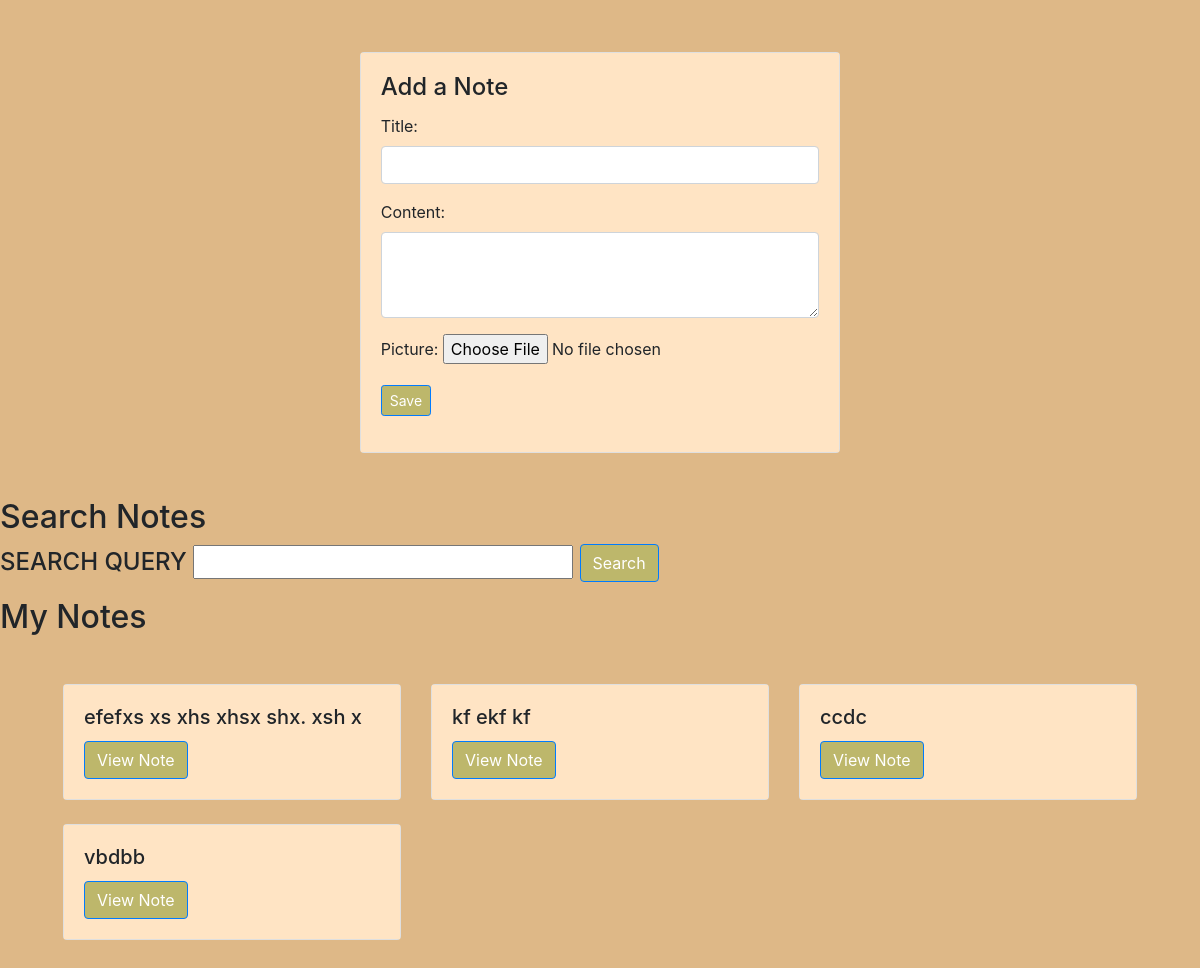
/, run on an earlier commit of the app's database.
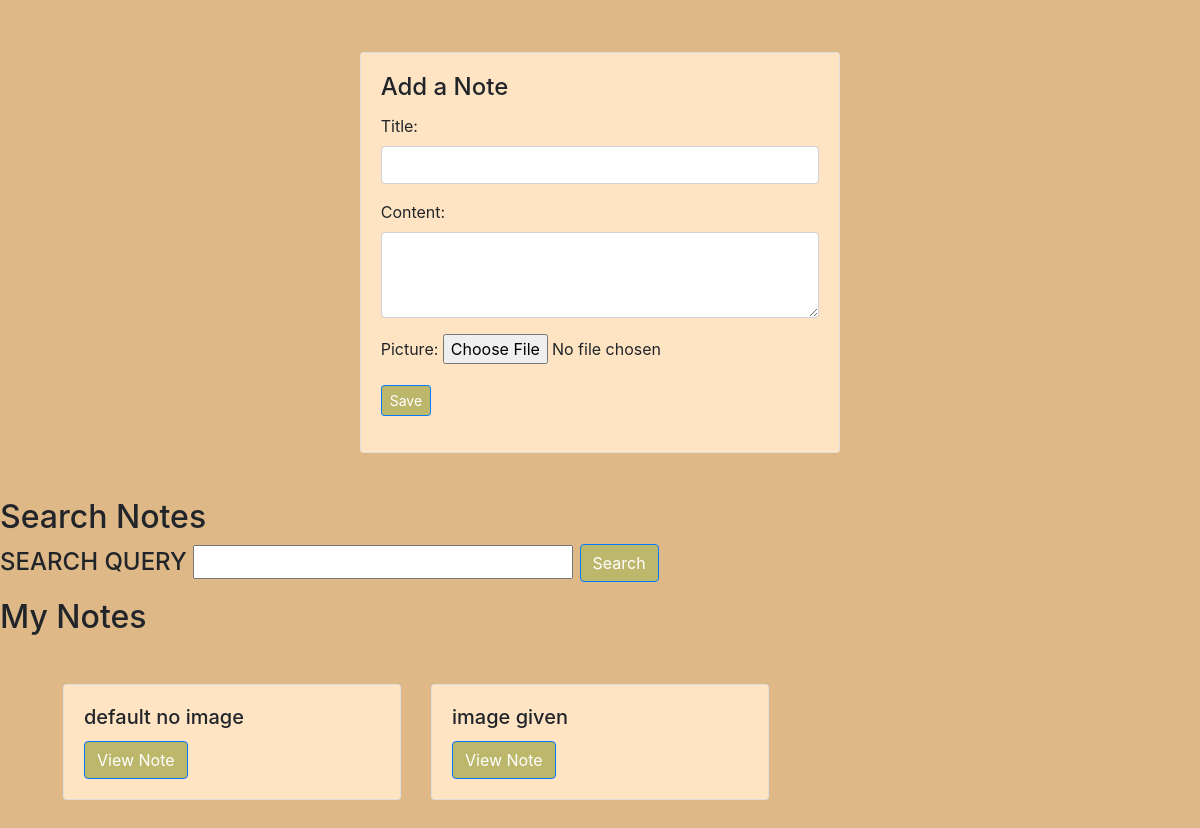
And on a later commit of the database.
### notes/models.py (models this page shows, shortened)
class Note(models.Model):
    title = models.CharField(max_length=200)
    content = models.TextField()
    created_at = models.DateTimeField(auto_now_add=True)
    picture = models.ImageField(upload_to="media", null=True, blank=True, default='media/dog.png')

### notes/views.py (the view)
# urls.py: path('', views.home, name='home'),
def home(request):
    notes = Note.objects.all()
    search_form = SearchForm(request.GET)
    if search_form.is_valid():
        search_query = search_form.cleaned_data['search_query']
        if search_query:
            notes = Note.objects.filter(title__icontains=search_query)
    return render(request, 'notes/home.html', {'notes': notes, 'search_form': search_form})

### notes/forms.py
class SearchForm(forms.Form):
    search_query = forms.CharField(max_length=100, required=False)

### notes/templates/notes/home.html (shortened to what this page needs)
{% extends 'base.html' %}
{% block content %}
<section id="note-form">
    <div class="container">
        <div class="row justify-content-center">
            <div class="col-md-6">
                <div class="card mt-2">
                    <div class="card-body">
                        <h4 class="card-title">Add a Note</h4>
                        <form method="post" action="{% url 'create_note' %}" enctype="multipart/form-data">
                            <div class="form-group">
                                <label for="title">Title:</label>
                                <input type="text" class="form-control" id="title" name="title" required>
                            </div>
                            <div class="form-group">
                                <label for="content">Content:</label>
                                <textarea class="form-control" id="content" name="content" rows="3" required></textarea>
                            </div>
                            <div class="form-group">
                                <label for="picture">Picture:</label>
                                <input type="file" class="image" id="picture" name="picture" accept="image/*">
                            </div>
                            <button type="submit" class="btn btn-primary btn-sm">Save</button>
                        </form>
                    </div>
                </div>
            </div>
        </div>
    </div>
</section>
<h2>Search Notes</h2>
<form method="get">
    <h4>SEARCH QUERY {{ search_form.search_query }} <button type="submit" class="btn btn-primary">Search</button></h4>
</form>
<h2>My Notes</h2>
<div class="row">
    {% for note in notes %}
        <div class="col-md-4">
            <div class="card mb-4">
                <div class="card-body">
                    <h5 class="card-title">{{ note.title }}</h5>
                    <a href="{% url 'view_note' id=note.id %}" class="btn btn-primary">View Note</a>
                </div>
            </div>
        </div>
    {% endfor %}
</div>
{% endblock %}

What changed in the data, as far as the page shows it:
removed Note: title "efefxs xs xhs xhsx shx. xsh x"
removed Note: title "kf ekf kf"
removed Note: title "ccdc"
removed Note: title "vbdbb"
added Note: title "default no image"
added Note: title "image given"
